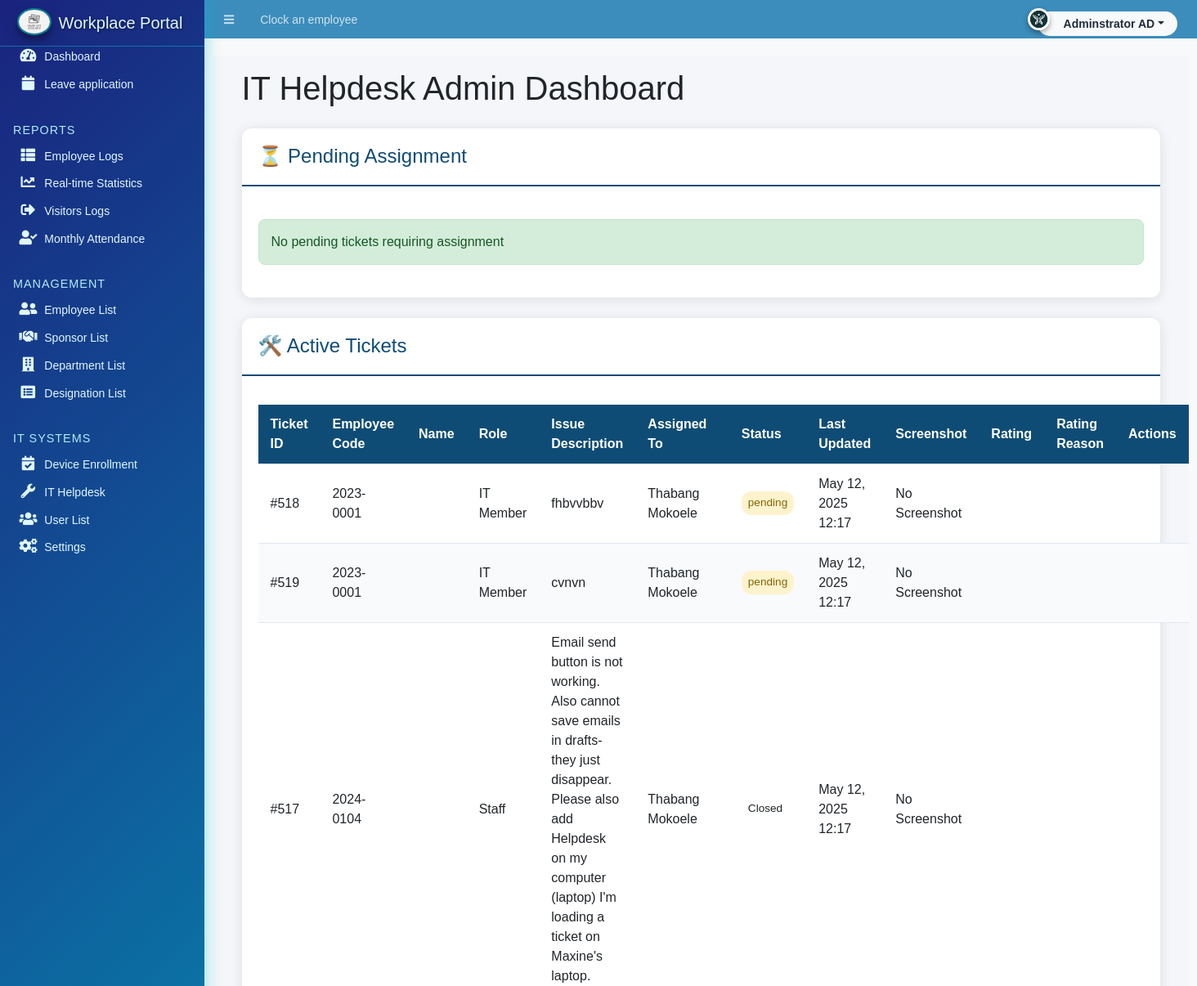
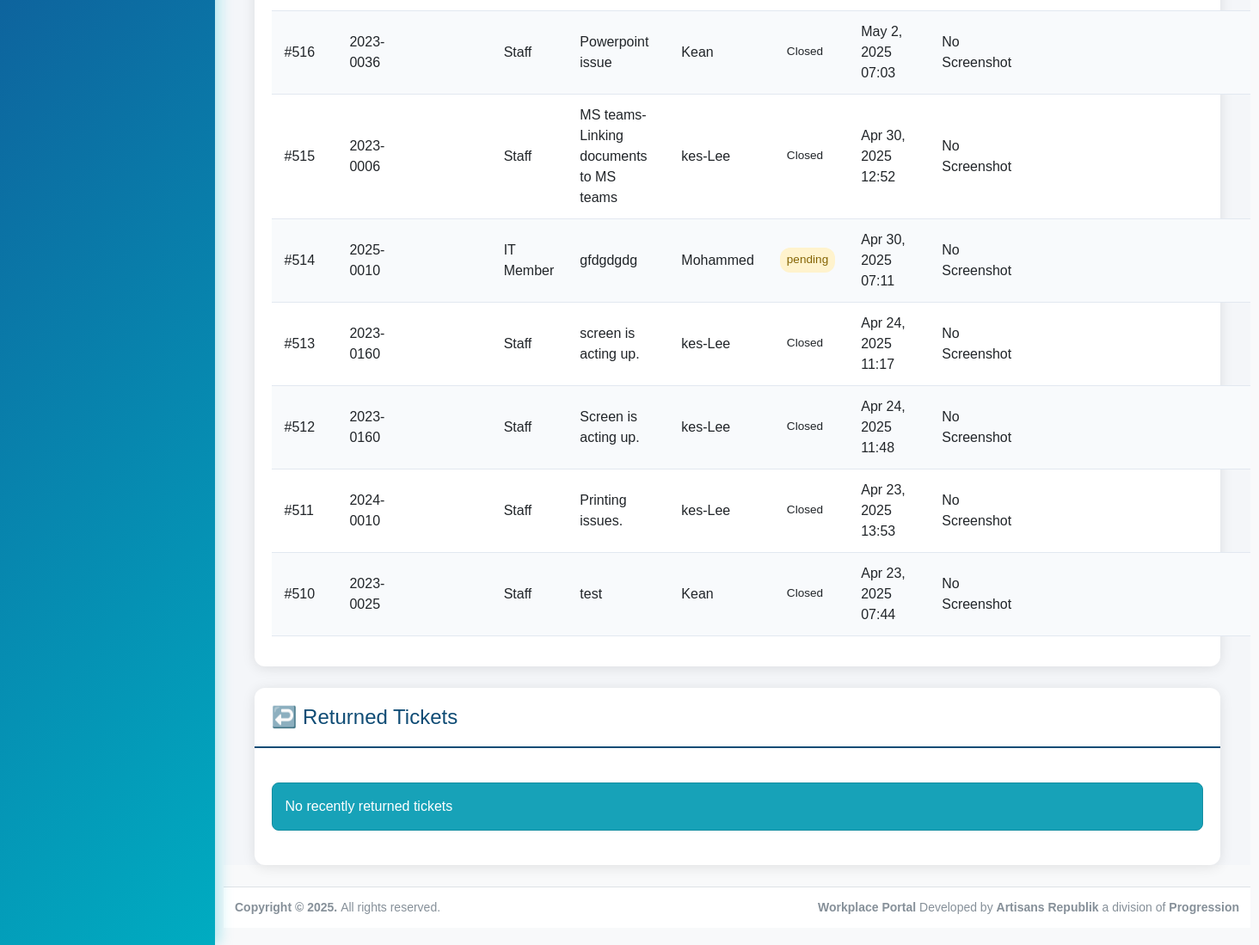
The app's page /admin/?page=maintenance/helpdesk (signed in) with its own data (2 pictures, top to bottom).
### tables this page shows
CREATE TABLE `administered_tickets` (
  `ticket_id` int(11) NOT NULL,
  `employee_code` varchar(20) NOT NULL,
  `name` varchar(100) NOT NULL,
  `role` varchar(50) NOT NULL,
  `issue_description` text NOT NULL,
  `created_at` timestamp NOT NULL DEFAULT current_timestamp(),
  `assigned_to` varchar(100) NOT NULL,
  `status` enum('pending','Pending Confirmation','Closed') NOT NULL DEFAULT 'pending',
  `closed_at` timestamp NULL DEFAULT current_timestamp(),
  `email` varchar(255) DEFAULT NULL,
  `rating` int(11) DEFAULT NULL,
  `rating_reason` text DEFAULT NULL,
  `return_reason` text DEFAULT NULL,
  `screenshot` varchar(255) DEFAULT NULL,
  `updated_at` timestamp NOT NULL DEFAULT current_timestamp() ON UPDATE current_timestamp()
);

CREATE TABLE `support_team` (
  `support_member_id` int(11) NOT NULL,
  `date_added` timestamp NOT NULL DEFAULT current_timestamp(),
  `name` varchar(100) NOT NULL,
  `employee_code` varchar(50) NOT NULL,
  `password` varchar(255) DEFAULT NULL,
  `is_admin` tinyint(1) DEFAULT 0
);

### admin/maintenance/helpdesk.php (the view, shortened to what this page needs)
<?php
$db_host = "localhost";
$db_user = "tarryn_Lindokuhle";
$db_pass = "L1nd0kuhle";
$db_name = "tarryn_workplaceportal";
$conn = new mysqli($db_host, $db_user, $db_pass, $db_name);
$tables = [
    'incoming' => $conn->query(
        "SELECT ticket_id, employee_code, name, role, issue_description, created_at, screenshot
        FROM helpdesk_support_incoming
        WHERE returned_reason IS NULL"
    ),
    'administered' => $conn->query(
        "SELECT at.ticket_id, at.issue_description, at.status, at.created_at, at.closed_at,
            st.name as assigned_to_name, at.employee_code, at.role, at.email,
            at.rating, at.rating_reason, at.screenshot
        FROM administered_tickets at
        LEFT JOIN support_team st ON at.assigned_to = st.support_member_id"
    ),
    'returned' => $conn->query(
        "SELECT hsi.ticket_id, hsi.employee_code, hsi.name, hsi.issue_description,
            hsi.returned_reason, st.name as returned_by, hsi.screenshot
        FROM helpdesk_support_incoming hsi
        LEFT JOIN support_team st ON hsi.returned_by = st.support_member_id
        WHERE hsi.returned_reason IS NOT NULL"
    )
];
$support_members = $conn->query(
    "SELECT support_member_id, name
    FROM support_team"
)->fetch_all(MYSQLI_ASSOC);
?>
<!DOCTYPE html>
<html lang="en">
<head>
    <link rel="stylesheet" href="https://code.jquery.com/ui/1.12.1/themes/base/jquery-ui.css">
</head>
<body>
    <div class="container">
        <h1>IT Helpdesk Admin Dashboard</h1>
        <div class="card">
            <div class="card-header">
                <h2 class="card-title">⏳ Pending Assignment</h2>
            </div>
            <div class="card-body">
                <?php if ($tables['incoming']->num_rows > 0): ?>
                    <table>
                        <thead>
                            <tr>
                                <th>Ticket ID</th>
                                <th>Employee Code</th>
                                <th>Employee</th>
                                <th>Issue Description</th>
                                <th>Screenshot</th>
                                <th>Created</th>
                                <th>Action</th>
                            </tr>
                        </thead>
                        <tbody>
                            <?php while ($row = $tables['incoming']->fetch_assoc()): ?>
                                <tr>
                                    <td>#<?= htmlspecialchars($row['ticket_id']) ?></td>
                                    <td><?= htmlspecialchars($row['employee_code']) ?></td>
                                    <td><?= htmlspecialchars($row['name']) ?></td>
                                    <td><?= htmlspecialchars($row['issue_description']) ?></td>
                                    <td>
                                        <?php if ($row['screenshot']): ?>
                                            <img src="https://workplaceportal.pro-learn.co.za/IT_enroll/public_html/IT_enroll/uploads/<?= htmlspecialchars($row['screenshot']) ?>"
                                                alt="Screenshot"
                                                class="screenshot-thumb"
                                                onclick="openModal(this.src)">
                                        <?php else: ?>
                                            No Screenshot
                                        <?php endif; ?>
                                    </td>
                                    <td><?= date('M j, Y H:i', strtotime($row['created_at'])) ?></td>
                                    <td>
                                        <form method="POST" class="form-inline">
                                            <input type="hidden" name="ticket_id"
                                                value="<?= htmlspecialchars($row['ticket_id']) ?>">
                                            <select name="assigned_member" required>
                                                <option value="">Select Assignee</option>
                                                <?php foreach ($support_members as $member): ?>
                                                    <option value="<?= htmlspecialchars($member['support_member_id']) ?>">
                                                        <?= htmlspecialchars($member['name']) ?>
                                                    </option>
                                                <?php endforeach; ?>
                                            </select>
                                            <button type="submit" name="assign_ticket"
                                                class="btn btn-primary">
                                                Assign Ticket
                                            </button>
                                            <button type="submit" name="delete_incoming_ticket" class="btn btn-danger" onclick="return confirm('Are you sure you want to delete this ticket?')">Delete</button>
                                        </form>
                                    </td>
                                </tr>
                            <?php endwhile; ?>
                        </tbody>
                    </table>
                <?php else: ?>
                    <div class="alert alert-success">No pending tickets requiring assignment</div>
                <?php endif; ?>
            </div>
        </div>
        <div class="card">
            <div class="card-header">
                <h2 class="card-title">🛠️ Active Tickets</h2>
            </div>
            <div class="card-body">
                <?php if ($tables['administered']->num_rows > 0): ?>
                    <table>
                        <thead>
                            <tr>
                                <th>Ticket ID</th>
                                <th>Employee Code</th>
                                <th>Name</th>
                                <th>Role</th>
                                <th>Issue Description</th>
                                <th>Assigned To</th>
                                <th>Status</th>
                                <th>Last Updated</th>
                                <th>Screenshot</th>
                                <th>Rating</th>
                                <th>Rating Reason</th>
                                <th>Actions</th>
                            </tr>
                        </thead>
                        <tbody>
                            <?php while ($row = $tables['administered']->fetch_assoc()): ?>
                                <tr>
                                    <td>#<?= htmlspecialchars($row['ticket_id']) ?></td>
                                    <td><?= htmlspecialchars($row['employee_code']) ?></td>
                                    <td><?= htmlspecialchars($row['name']) ?></td>
                                    <td><?= htmlspecialchars($row['role']) ?></td>
                                    <td><?= htmlspecialchars($row['issue_description']) ?></td>
                                    <td><?= htmlspecialchars($row['assigned_to_name']) ?></td>
                                    <td>
                                        <span class="status-badge status-<?= str_replace(' ', '-', strtolower($row['status'])) ?>">
                                            <?= htmlspecialchars($row['status']) ?>
                                        </span>
                                    </td>
                                    <td>
                                        <?= $row['closed_at']
                                            ? date('M j, Y H:i', strtotime($row['closed_at']))
                                            : 'Active' ?>
                                    </td>
                                    <td>
                                        <?php if ($row['screenshot']): ?>
                                            <img src="https://workplaceportal.pro-learn.co.za/IT_enroll/public_html/IT_enroll/uploads/<?= htmlspecialchars($row['screenshot']) ?>"
                                                alt="Screenshot"
                                                class="screenshot-thumb"
                                                onclick="openModal(this.src)">
                                        <?php else: ?>
                                            No Screenshot
                                        <?php endif; ?>
                                    </td>
                                    <td><?= htmlspecialchars($row['rating']) ?></td>
                                    <td><?= htmlspecialchars($row['rating_reason']) ?></td>
                                    <td>
                                    </td>
                                </tr>
                            <?php endwhile; ?>
                        </tbody>
                    </table>
                <?php else: ?>
                    <div class="alert alert-info">No active tickets being processed</div>
                <?php endif; ?>
            </div>
        </div>
        <div class="card">
            <div class="card-header">
                <h2 class="card-title">↩️ Returned Tickets</h2>
            </div>
            <div class="card-body">
                <?php if ($tables['returned']->num_rows > 0): ?>
                    <table>
                        <thead>
                            <tr>
                                <th>Ticket ID</th>
                                <th>Employee</th>
                                <th>Issue</th>
                                <th>Reason</th>
                                <th>Screenshot</th>
                                <th>Actions</th>
                            </tr>
                        </thead>
                        <tbody>
                            <?php while ($row = $tables['returned']->fetch_assoc()): ?>
                                <tr class="returned-ticket-row">
                                    <td>#<?= htmlspecialchars($row['ticket_id']) ?></td>
                                    <td><?= htmlspecialchars($row['name']) ?></td>
                                    <td><?= htmlspecialchars($row['issue_description']) ?></td>
                                    <td><?= htmlspecialchars($row['returned_reason']) ?></td>
                                    <td>
                                        <?php if ($row['screenshot']): ?>
                                            <img src="https://workplaceportal.pro-learn.co.za/IT_enroll/public_html/IT_enroll/uploads/<?= htmlspecialchars($row['screenshot']) ?>"
                                                alt="Screenshot"
                                                class="screenshot-thumb"
                                                onclick="openModal(this.src)">
                                        <?php else: ?>
                                            No Screenshot
                                        <?php endif; ?>
                                    </td>
                                    <td>
                                        <form method="POST" class="form-inline">
                                            <input type="hidden" name="ticket_id"
                                                value="<?= htmlspecialchars($row['ticket_id']) ?>">
                                            <select name="assigned_member" required>
                                                <option value="">Select Assignee</option>
                                                <?php foreach ($support_members as $member): ?>
                                                    <option value="<?= htmlspecialchars($member['support_member_id']) ?>">
                                                        <?= htmlspecialchars($member['name']) ?>
                                                    </option>
                                                <?php endforeach; ?>
                                            </select>
                                            <button type="submit" name="assign_ticket"
                                                class="btn btn-primary">
                                                Reassign
                                            </button>
                                        </form>
                                    </td>
                                </tr>
                            <?php endwhile; ?>
                        </tbody>
                    </table>
                <?php else: ?>
                    <div class="alert alert-info">No recently returned tickets</div>
                <?php endif; ?>
            </div>
        </div>
    </div>
</body>
</html>

### admin/maintenance/helpdesk.php (style rules this page uses)
:root { --primary: #0f4c75; --secondary: #3282b8; --accent: #50c878; --text: #2d3748; --success: #28a745; --warning: #ffc107; --danger: #dc3545; }
body { font-family: 'Poppins', sans-serif; background: #f8f9fa; margin: 0; padding: 20px 10px; min-width: 1300px; }
.container { max-width: 100%; margin: 0 auto; padding: 0 20px; }
.alert { padding: 15px; border-radius: 8px; margin: 20px 0; }
.alert-success { background: #d4edda; border: 1px solid #c3e6cb; color: #155724; }
.card { background: white; border-radius: 12px; box-shadow: 0 2px 15px rgba(0,0,0,0.1); margin: 25px 0; }
.card-header { padding: 20px; border-bottom: 2px solid var(--primary); }
.card-title { margin: 0; color: var(--primary); font-size: 1.5rem; }
table { width: 100%; border-collapse: collapse; margin: 15px 0; }
th, td { padding: 12px 15px; text-align: left; border-bottom: 1px solid #e2e8f0; }
th { background: var(--primary); color: white; font-weight: 600; }
tr:nth-child(even) { background: #f8fafc; }
.status-badge { display: inline-block; padding: 4px 8px; border-radius: 12px; font-size: 0.85rem; }
.status-pending { background: #fff3cd; color: #856404; }

### records on screen
administered_tickets: ticket_id "518", employee_code "2023-0001", role "IT Member", issue_description "fhbvvbbv", support_team.name "Thabang Mokoele", status "pending", closed_at "May 12, 2025 12:17", shows "No Screenshot"
administered_tickets: ticket_id "519", employee_code "2023-0001", role "IT Member", issue_description "cvnvn", support_team.name "Thabang Mokoele", status "pending", closed_at "May 12, 2025 12:17", shows "No Screenshot"
administered_tickets: ticket_id "517", employee_code "2024-0104", role "Staff", issue_description "Email send button is not working. Also cannot save emails in drafts- they just disappear. Please also add Helpdesk on my computer (laptop) I'm loading a ticket on Maxine's laptop.", support_team.name "Thabang Mokoele", status "Closed", closed_at "May 12, 2025 12:17", shows "No Screenshot"
administered_tickets: ticket_id "516", employee_code "2023-0036", role "Staff", issue_description "Powerpoint issue", support_team.name "Kean", status "Closed", closed_at "May 2, 2025 07:03", shows "No Screenshot"
administered_tickets: ticket_id "515", employee_code "2023-0006", role "Staff", issue_description "MS teams- Linking documents to MS teams", support_team.name "kes-Lee", status "Closed", closed_at "Apr 30, 2025 12:52", shows "No Screenshot"
administered_tickets: ticket_id "514", employee_code "2025-0010", role "IT Member", issue_description "gfdgdgdg", support_team.name "Mohammed", status "pending", closed_at "Apr 30, 2025 07:11", shows "No Screenshot"
administered_tickets: ticket_id "513", employee_code "2023-0160", role "Staff", issue_description "screen is acting up.", support_team.name "kes-Lee", status "Closed", closed_at "Apr 24, 2025 11:17", shows "No Screenshot"
administered_tickets: ticket_id "512", employee_code "2023-0160", role "Staff", issue_description "Screen is acting up.", support_team.name "kes-Lee", status "Closed", closed_at "Apr 24, 2025 11:48", shows "No Screenshot"
administered_tickets: ticket_id "511", employee_code "2024-0010", role "Staff", issue_description "Printing issues.", support_team.name "kes-Lee", status "Closed", closed_at "Apr 23, 2025 13:53", shows "No Screenshot"
administered_tickets: ticket_id "510", employee_code "2023-0025", role "Staff", issue_description "test", support_team.name "Kean", status "Closed", closed_at "Apr 23, 2025 07:44", shows "No Screenshot"

### other values on screen
$_settings->userdata('firstname').' '.$_settings->userdata('lastname') "Adminstrator AD"
$_settings->info('short_name') "Workplace Portal"
